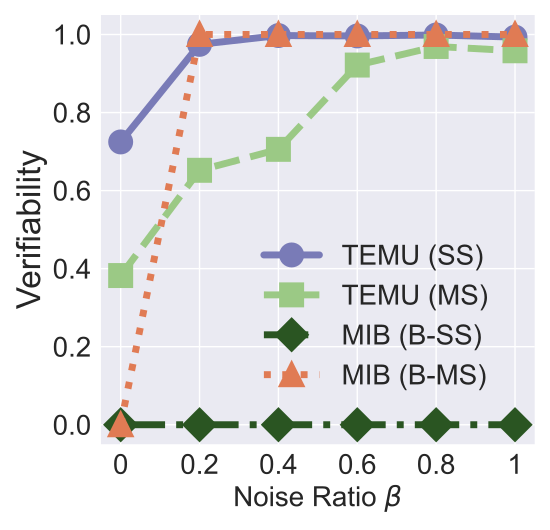

Reproduce this figure in Python.


import numpy as np
import matplotlib.pyplot as plt

epsilon = 3
beta = 1 / epsilon


x=[1, 2, 3, 4, 5, 6]
# validation_for_plt =[97,95.8600, 94.9400, 93.5400, 93.2400]
# attack_for_plt=[0, 0.3524, 0, 0.1762, 0.1762]
# basic_for_plt=[99.8, 99.8, 99.8, 99.8, 99.8]

labels = ['0', '0.2', '0.4', '0.6', '0.8', '1']
# unl_org = [97.77, 97.55, 97.35, 97.29, 97.21, 97.21]

unl_mib = [0, 0, 0, 0, 0, 0]
unl_mib_bck = [0, 1, 1, 1, 1, 1]

# unl_hess_r = [96.6, 96.66, 96.04, 95.94, 95.85, 97.21]
unl_muv_includes = [0.7247, 0.9747, 0.9973, 0.9963, 0.9987, 0.9933]

unl_muv = [0.3823, 0.6520, 0.7057, 0.9217, 0.9693, 0.9583]
# unl_ss_wo = [94.32, 94.53, 94.78, 93.38, 94.04, 97.21]

plt.style.use('seaborn')

plt.figure(figsize=(5.5, 5.3))
l_w=5
m_s=15
marker_s = 3
markevery=1
#plt.figure(figsize=(8, 5.3))
#plt.plot(x, unl_fr, color='blue', marker='^', label='Retrain',linewidth=l_w, markersize=m_s)
plt.plot(x, unl_muv_includes, linestyle='-', color='#797BB7', marker='o', fillstyle='full', markevery=markevery,
         label='TEMU (SS)', linewidth=l_w, markersize=m_s, markeredgewidth=marker_s)

#plt.plot(x, unl_ss_w, color='g',  marker='*',  label='PriMU$_{w}$',linewidth=l_w, markersize=m_s)
plt.plot(x, unl_muv, linestyle='--', color='#9BC985',  marker='s', fillstyle='full', markevery=markevery,
         label='TEMU (MS)',linewidth=l_w, markersize=m_s, markeredgewidth=marker_s)

plt.plot(x, unl_mib, linestyle='-.', color='#2A5522',  marker='D', fillstyle='full', markevery=markevery,
         label='MIB (B-SS)',linewidth=l_w, markersize=m_s, markeredgewidth=marker_s)


plt.plot(x, unl_mib_bck, linestyle=':', color='#E07B54',  marker='^', fillstyle='full', markevery=markevery,
         label='MIB (B-MS)', linewidth=l_w,  markersize=m_s, markeredgewidth=marker_s)




#plt.plot(x, unl_vibu, color='silver',  marker='d',  label='VIBU',linewidth=4,  markersize=10)

# plt.plot(x, y_sa03, color='r',  marker='2',  label='AAAI21 A_acc, pr=0.3',linewidth=3, markersize=8)
# plt.plot(x, y_sa05, color='darkblue',  marker='4',  label='AAAI21 A_acc, pr=0.5',linewidth=3, markersize=8)
# plt.plot(x, y_ma03, color='darkviolet',  marker='3',  label='FedMC A_acc, pr=0.3',linewidth=3, markersize=8)
# plt.plot(x, y_ma05, color='cyan',  marker='p',  label='FedMC A_acc, pr=0.5',linewidth=3, markersize=8)


# plt.grid()
leg = plt.legend(fancybox=True, shadow=True)
# plt.xlabel('Malicious Client Ratio (%)' ,fontsize=16)
plt.ylabel('Verifiability' ,fontsize=24)
my_y_ticks = np.arange(0, 1.1, 0.2)
plt.yticks(my_y_ticks,fontsize=20)
plt.xlabel('Noise Ratio $\\beta$' ,fontsize=20)

plt.xticks(x, labels, fontsize=20)
# plt.title('CIFAR10 IID')

#plt.annotate(r"1e0", xy=(0.1, 1.01), xycoords='axes fraction', xytext=(-10, 10),textcoords='offset points', ha='right', va='center', fontsize=15)


# plt.title('(c) Utility Preservation', fontsize=24)
plt.legend(loc=(0.35,0.1),fontsize=20)
plt.tight_layout()
#plt.title("MNIST")
plt.rcParams['figure.figsize'] = (2.0, 1)
plt.rcParams['image.interpolation'] = 'nearest'
plt.rcParams['figure.subplot.left'] = 0.11
plt.rcParams['figure.subplot.bottom'] = 0.08
plt.rcParams['figure.subplot.right'] = 0.977
plt.rcParams['figure.subplot.top'] = 0.969
plt.savefig('mnist_verifiability_noise_analysis.pdf', format='pdf', dpi=200)
plt.show()
